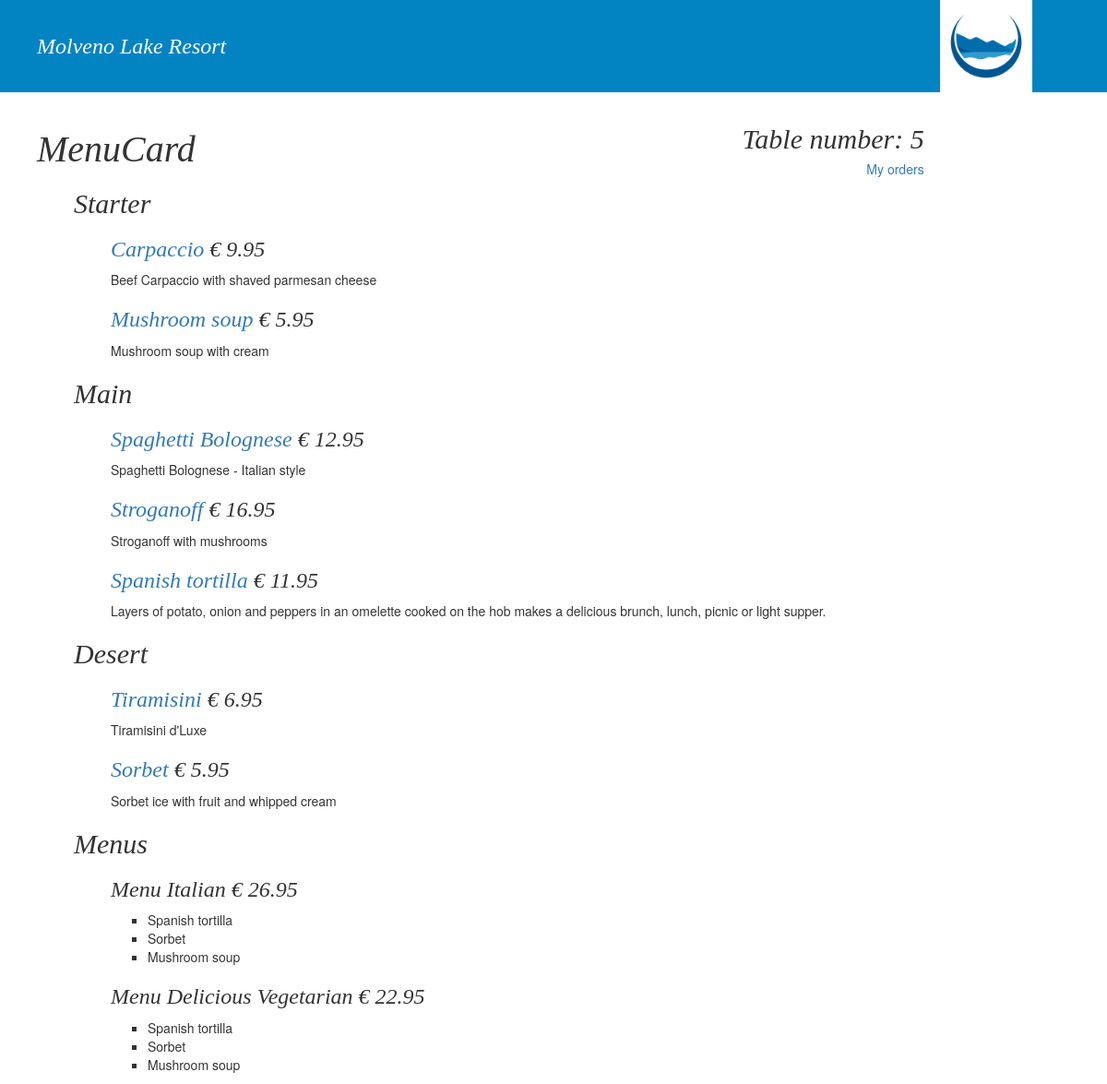
/menucard/5/, run on the app's committed database.
### restaurant/models.py (models this page shows, shortened)
class MenuItemAddition(models.Model):
    menu_card = models.ForeignKey(MenuCard, on_delete=models.CASCADE)
    menu_item = models.ForeignKey(MenuItem, on_delete=models.PROTECT)
    selling_price = models.DecimalField(max_digits=5, decimal_places=2, default=0)
    class Meta:
        verbose_name = 'Menu Item'
        verbose_name_plural = 'Menu items'

class MenuItem(models.Model):
    name = models.CharField(max_length=128)
    description = models.CharField(max_length=2000)
    menu_item_type = models.ForeignKey('MenuItemType',
                                       on_delete=models.PROTECT)
    course_type = models.ForeignKey('CourseType',
                                    on_delete=models.PROTECT)
    recipe = models.TextField()
    def __str__(self):
        return self.name + ' (' + str(self.course_type) + '), Suggested selling price: €' + str(self.suggested_selling_price) + ')'
    def _get_uplift(self):
        if self.course_type.course_type == 'Drink':
            value = 1.90
        else:
            value = 1.65
        return value
    uplift = property(_get_uplift)
    def _get_suggested_selling_price(self):
        r = 0
        allingredients = Ingredient.objects.filter(menu_item__in=MenuItem.objects.filter(name = self.name))
        for item in allingredients:
            if item.unit == 'KG' or item.unit == 'L' or item.unit == 'PCS':
                r += ((item.ingredient.price / item.ingredient.container_amount) * item.amount)
            if item.unit == 'G' or item.unit == 'ML':
                r += ((item.ingredient.price / item.ingredient.container_amount) * item.amount/1000)
            else:
                r += ((item.ingredient.price / item.ingredient.container_amount) * item.amount/1000000)
        return round(Decimal((float(r)*self.uplift)),2)
    suggested_selling_price = property(_get_suggested_selling_price)

class CourseType(models.Model):
    course_type = models.CharField(max_length=200)
    def __str__(self):
        return self.course_type

class MenuAddition(models.Model):
    menu_card = models.ForeignKey(MenuCard, on_delete=models.CASCADE)
    menu = models.ForeignKey(Menu, on_delete=models.PROTECT)
    selling_price = models.DecimalField(max_digits=5, decimal_places=2, default=0)
    class Meta:
        verbose_name = 'Menu'
        verbose_name_plural = 'Menus'

class Menu(models.Model):
    name = models.CharField(max_length=128)
    menu_items = models.ManyToManyField(MenuItem)
    def _get_suggested_selling_price(self):
        r = 0
        for item in self.menu_items.all():
            r += item.suggested_selling_price
        return round(Decimal(r),2)
    suggested_selling_price = property(_get_suggested_selling_price)

### restaurant/views.py (the view)
# urls.py: path('menucard/<int:table_id>/', views.MenuCardList.as_view(), name="menucard")
class MenuCardList(TemplateView):
    template_name = "restaurant/menucard_list.html"
    def get_course_types(self):
        types = [i for i in CourseType.objects.all()]
        return types
    def get_queryset_items(self):
        course_types = self.get_course_types()
        course_type_lists = []
        i = 0
        for course_type in course_types:
            i += 1
            c = MenuItemAddition.objects.filter(menu_item__course_type=i)
            course_type_lists.append(c)
        return course_type_lists
    def get_queryset_menus(self):
        return MenuAddition.objects.all()
    def get_menu_items_on_menus(self):
        menus = self.get_queryset_menus()
        menu_courses_list = []
        print("hello")
        i = 0
        for menu in menus:
            i += 1
            d = [m for m in menu.menu.menu_items.all()]
            print(d)
        print("menu course list:", menu_courses_list)
        return d
    def get_table_id(self, **kwargs):
        table_id = self.kwargs['table_id']
        return table_id
    def get_context_data(self, **kwargs):
        context = super().get_context_data(**kwargs)
        context['menucard_list'] = self.get_queryset_items()
        context["course_types"] = self.get_course_types()
        context['menu_types'] = self.get_queryset_menus()
        context['table_id'] = self.get_table_id()
        context['menu_courses'] = self.get_menu_items_on_menus()
        self.request.session['table_id'] = self.get_table_id()
        return context

### restaurant/templates/restaurant/menucard_list.html
{% extends 'restaurant/base.html' %}
{% block content %}
    <div class="text-right">
      <div class="molvenobrush text-medium"> Table number: {{table_id}}</div>
      <a href="{% url 'restaurant:orders' %}">My orders</a>
    </div>
      <h1 class="molvenobrush">MenuCard</h1>
      <ul id="menu-items">
        {% for course in menucard_list %}
          {% if course %}
            <li class="no-bullets"><h2 class="molvenobrush">{{ course.0.menu_item.course_type }}</h2></li>
              <ul>
                {% for dish in course %}
                  <li class="no-bullets">
                    <h3 class="molvenobrush">
                      <a href="{% url 'restaurant:menu_item' dish.menu_item.id %}">{{ dish.menu_item.name }}</a>
                      <span> € {{dish.selling_price}}</span>
                    </h3>
                    <p>{{dish.menu_item.description}}</p>
                  </li>
                {% endfor %}
              </ul>
          {% endif %}
        {%empty%}
          <li>No menu items.</li>
      {%endfor%}
    </ul>
    <ul id="menus">
      <li class="no-bullets"> <h2 class="molvenobrush">Menus</h2></li>
      <ul>
        {% for type in menu_types %}
        <li class="no-bullets">
          <h3 class="molvenobrush">
            <span> {{type.menu.name}}</span>
            <span> € {{type.selling_price}}</span>
          </h3>
          <ul>
            {% for d in menu_courses %}
            <li>{{d.name}}</li>
            {% endfor %}</ul>
        </li>
        {% endfor %}
      </ul>
    </ul>
  </div>
{% endblock %}

### restaurant/static/restaurant/style/base.css (style rules this page uses)
.molvenobrush { font-family: "Brush Script MT", cursive; font-style: italic; font-variant: normal; font-weight: 400; }
h1 { font-family: "Brush Script MT", cursive; font-style: italic; font-variant: normal; font-weight: 400; }
h1.molvenobrush, .text-big { font-size: 40px; }
h2.molvenobrush, .text-medium { font-size: 30px; }
h3.molvenobrush, .text-small { font-size: 24px; }
li.no-bullets { list-style: none; }
.text-right { float: right; }

### data on the page
MenuItemAddition: menu_item.course_type "Starter", menu_item.name "Carpaccio", selling_price "9.95", menu_item.description "Beef Carpaccio with shaved parmesan cheese"
MenuItemAddition: menu_item.name "Mushroom soup", selling_price "5.95", menu_item.description "Mushroom soup with cream"
MenuItemAddition: menu_item.course_type "Main", menu_item.name "Spaghetti Bolognese", selling_price "12.95", menu_item.description "Spaghetti Bolognese - Italian style"
MenuItemAddition: menu_item.name "Stroganoff", selling_price "16.95", menu_item.description "Stroganoff with mushrooms"
MenuItemAddition: menu_item.name "Spanish tortilla", selling_price "11.95", menu_item.description "Layers of potato, onion and peppers in an omelette cooked on the hob makes a delicious brunch, lunch, picnic or light supper."
MenuItemAddition: menu_item.course_type "Desert", menu_item.name "Tiramisini", selling_price "6.95", menu_item.description "Tiramisini d'Luxe"
MenuItemAddition: menu_item.name "Sorbet", selling_price "5.95", menu_item.description "Sorbet ice with fruit and whipped cream"
MenuAddition: menu.name "Menu Italian", selling_price "26.95"
MenuItem: name "Spanish tortilla"
MenuItem: name "Sorbet"
MenuItem: name "Mushroom soup"
MenuAddition: menu.name "Menu Delicious Vegetarian", selling_price "22.95"

### other printed values
{{ table_id }} "5"
